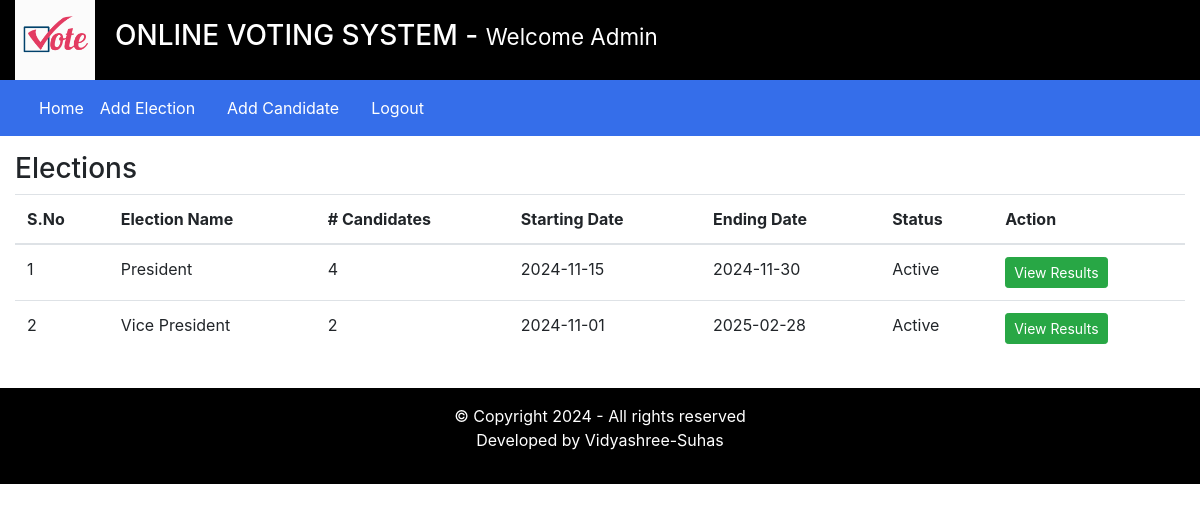
/admin/index.php?homepage=1 (signed in), run on the app's committed database.
### tables this page shows
CREATE TABLE `elections` (
  `id` int(11) NOT NULL,
  `election_topic` varchar(255) DEFAULT NULL,
  `no_of_candidates` int(11) DEFAULT NULL,
  `starting_date` date DEFAULT NULL,
  `ending_date` date DEFAULT NULL,
  `status` varchar(45) DEFAULT NULL,
  `inserted_by` varchar(255) DEFAULT NULL,
  `inserted_on` date DEFAULT NULL
);

### admin/inc/homepage.php (the view)
<div class="row my-3">
    <div class="col-12">
        <h3>Elections</h3>
        <table class="table">
            <thead>
                <tr>
                    <th scope="col">S.No</th>
                    <th scope="col">Election Name</th>
                    <th scope="col"># Candidates</th>
                    <th scope="col">Starting Date</th>
                    <th scope="col">Ending Date</th>
                    <th scope="col">Status </th>
                    <th scope="col">Action </th>
                </tr>
            </thead>
            <tbody>
                <?php
                    $fetchingData = mysqli_query($db, "SELECT * FROM elections") or die(mysqli_error($db));
                    $isAnyElectionAdded = mysqli_num_rows($fetchingData);
                    if($isAnyElectionAdded > 0)
                    {
                        $sno = 1;
                        while($row = mysqli_fetch_assoc($fetchingData))
                        {
                            $election_id = $row['id'];
                ?>
                            <tr>
                                <td><?php echo $sno++; ?></td>
                                <td><?php echo $row['election_topic']; ?></td>
                                <td><?php echo $row['no_of_candidates']; ?></td>
                                <td><?php echo $row['starting_date']; ?></td>
                                <td><?php echo $row['ending_date']; ?></td>
                                <td><?php echo $row['status']; ?></td>
                                <td>
                                    <a href="index.php?viewResult=<?php echo $election_id; ?>" class="btn btn-sm btn-success"> View Results </a>
                                </td>
                            </tr>
                <?php
                        }
                    }else {
            ?>
                        <tr>
                            <td colspan="7"> No any election is added yet. </td>
                        </tr>
            <?php
                    }
                ?>
            </tbody>
        </table>
    </div>
</div>

### data on the page
elections: election_topic "President", no_of_candidates "4", starting_date "2024-11-15", ending_date "2024-11-30", status "Active"
elections: election_topic "Vice President", no_of_candidates "2", starting_date "2024-11-01", ending_date "2025-02-28", status "Active"

### other printed values
$_SESSION['username'] "Admin"
